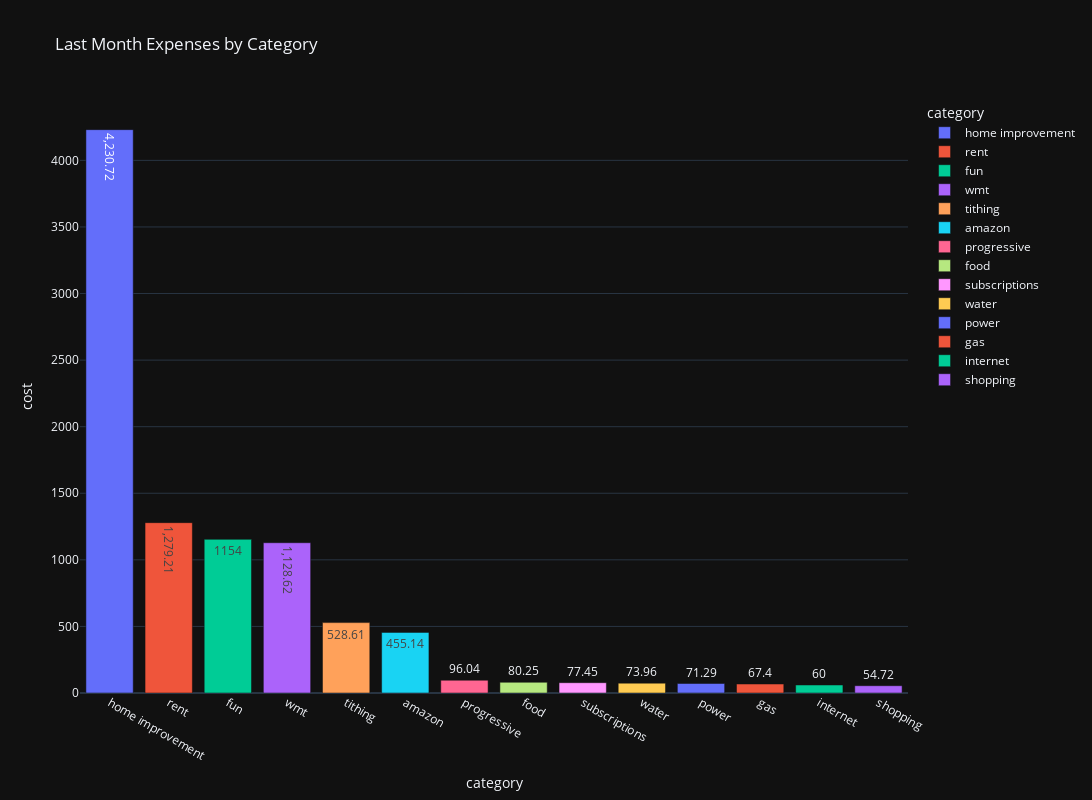

The cell this chart's notebook holds for it:
### Markdown cell above
### Only October Numbers (wip)

### Code cell
tempDF = df.filter(pl.col('month') == last_month_int) \
            .group_by(['category']).agg(pl.sum("cost")) 

tempDF = tempDF.sort(by='cost', descending=True)

fig = px.bar(tempDF.to_pandas(), x="category", y="cost", color="category",
             title="Last Month Expenses by Category",
            #  category_orders={"monthName": month_order},
             template='plotly_dark',
             labels={'monthName':''},
             text_auto=True,
             height=800,
             width=1600)

fig.show()

### Figure 1 — Plotly figure (JSON) as saved in the notebook; plotly's stock layout.template omitted (floating-point values rounded to 4 significant figures)
{"data": [{"hovertemplate": "category=%{x}<br>cost=%{y}<extra></extra>", "legendgroup": "home improvement", "marker": {"color": "#636efa", "pattern": {"shape": ""}}, "name": "home improvement", "orientation": "v", "showlegend": true, "textposition": "auto", "texttemplate": "%{y}", "type": "bar", "x": ["home improvement"], "xaxis": "x", "y": [4231.0], "yaxis": "y"}, {"hovertemplate": "category=%{x}<br>cost=%{y}<extra></extra>", "legendgroup": "rent", "marker": {"color": "#EF553B", "pattern": {"shape": ""}}, "name": "rent", "orientation": "v", "showlegend": true, "textposition": "auto", "texttemplate": "%{y}", "type": "bar", "x": ["rent"], "xaxis": "x", "y": [1279.0], "yaxis": "y"}, {"hovertemplate": "category=%{x}<br>cost=%{y}<extra></extra>", "legendgroup": "fun", "marker": {"color": "#00cc96", "pattern": {"shape": ""}}, "name": "fun", "orientation": "v", "showlegend": true, "textposition": "auto", "texttemplate": "%{y}", "type": "bar", "x": ["fun"], "xaxis": "x", "y": [1154.0], "yaxis": "y"}, {"hovertemplate": "category=%{x}<br>cost=%{y}<extra></extra>", "legendgroup": "wmt", "marker": {"color": "#ab63fa", "pattern": {"shape": ""}}, "name": "wmt", "orientation": "v", "showlegend": true, "textposition": "auto", "texttemplate": "%{y}", "type": "bar", "x": ["wmt"], "xaxis": "x", "y": [1129.0], "yaxis": "y"}, {"hovertemplate": "category=%{x}<br>cost=%{y}<extra></extra>", "legendgroup": "tithing", "marker": {"color": "#FFA15A", "pattern": {"shape": ""}}, "name": "tithing", "orientation": "v", "showlegend": true, "textposition": "auto", "texttemplate": "%{y}", "type": "bar", "x": ["tithing"], "xaxis": "x", "y": [528.6], "yaxis": "y"}, {"hovertemplate": "category=%{x}<br>cost=%{y}<extra></extra>", "legendgroup": "amazon", "marker": {"color": "#19d3f3", "pattern": {"shape": ""}}, "name": "amazon", "orientation": "v", "showlegend": true, "textposition": "auto", "texttemplate": "%{y}", "type": "bar", "x": ["amazon"], "xaxis": "x", "y": [455.1], "yaxis": "y"}, {"hovertemplate": "category=%{x}<br>cost=%{y}<extra></extra>", "legendgroup": "progressive", "marker": {"color": "#FF6692", "pattern": {"shape": ""}}, "name": "progressive", "orientation": "v", "showlegend": true, "textposition": "auto", "texttemplate": "%{y}", "type": "bar", "x": ["progressive"], "xaxis": "x", "y": [96.04], "yaxis": "y"}, {"hovertemplate": "category=%{x}<br>cost=%{y}<extra></extra>", "legendgroup": "food", "marker": {"color": "#B6E880", "pattern": {"shape": ""}}, "name": "food", "orientation": "v", "showlegend": true, "textposition": "auto", "texttemplate": "%{y}", "type": "bar", "x": ["food"], "xaxis": "x", "y": [80.25], "yaxis": "y"}, {"hovertemplate": "category=%{x}<br>cost=%{y}<extra></extra>", "legendgroup": "subscriptions", "marker": {"color": "#FF97FF", "pattern": {"shape": ""}}, "name": "subscriptions", "orientation": "v", "showlegend": true, "textposition": "auto", "texttemplate": "%{y}", "type": "bar", "x": ["subscriptions"], "xaxis": "x", "y": [77.45], "yaxis": "y"}, {"hovertemplate": "category=%{x}<br>cost=%{y}<extra></extra>", "legendgroup": "water", "marker": {"color": "#FECB52", "pattern": {"shape": ""}}, "name": "water", "orientation": "v", "showlegend": true, "textposition": "auto", "texttemplate": "%{y}", "type": "bar", "x": ["water"], "xaxis": "x", "y": [73.96], "yaxis": "y"}, {"hovertemplate": "category=%{x}<br>cost=%{y}<extra></extra>", "legendgroup": "power", "marker": {"color": "#636efa", "pattern": {"shape": ""}}, "name": "power", "orientation": "v", "showlegend": true, "textposition": "auto", "texttemplate": "%{y}", "type": "bar", "x": ["power"], "xaxis": "x", "y": [71.29], "yaxis": "y"}, {"hovertemplate": "category=%{x}<br>cost=%{y}<extra></extra>", "legendgroup": "gas", "marker": {"color": "#EF553B", "pattern": {"shape": ""}}, "name": "gas", "orientation": "v", "showlegend": true, "textposition": "auto", "texttemplate": "%{y}", "type": "bar", "x": ["gas"], "xaxis": "x", "y": [67.4], "yaxis": "y"}, {"hovertemplate": "category=%{x}<br>cost=%{y}<extra></extra>", "legendgroup": "internet", "marker": {"color": "#00cc96", "pattern": {"shape": ""}}, "name": "internet", "orientation": "v", "showlegend": true, "textposition": "auto", "texttemplate": "%{y}", "type": "bar", "x": ["internet"], "xaxis": "x", "y": [60.0], "yaxis": "y"}, {"hovertemplate": "category=%{x}<br>cost=%{y}<extra></extra>", "legendgroup": "shopping", "marker": {"color": "#ab63fa", "pattern": {"shape": ""}}, "name": "shopping", "orientation": "v", "showlegend": true, "textposition": "auto", "texttemplate": "%{y}", "type": "bar", "x": ["shopping"], "xaxis": "x", "y": [54.72], "yaxis": "y"}], "layout": {"barmode": "relative", "height": 800, "legend": {"title": {"text": "category"}, "tracegroupgap": 0}, "title": {"text": "Last Month Expenses by Category"}, "width": 1600, "xaxis": {"anchor": "y", "categoryarray": ["home improvement", "rent", "fun", "wmt", "tithing", "amazon", "progressive", "food", "subscriptions", "water", "power", "gas", "internet", "shopping"], "categoryorder": "array", "domain": [0, 1], "title": {"text": "category"}}, "yaxis": {"anchor": "x", "domain": [0, 1], "title": {"text": "cost"}}}}
